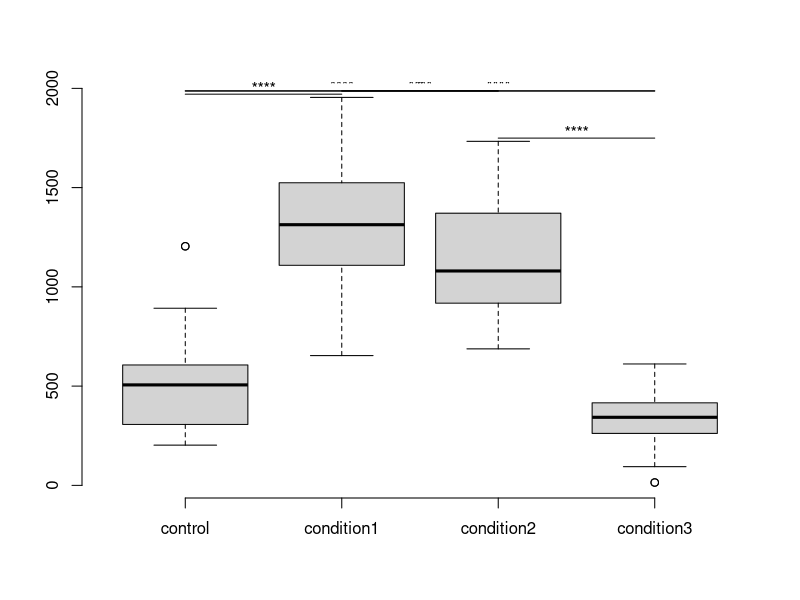

The R script that drew this image:
#Example usage of very basic R script to proform t tests and add significance bars to plots

data <- read.csv("data.csv") #read in data (example data is data.csv file)
boxplot(data, frame.plot = FALSE, xaxt = 'n') #plot data without boarders
axis(side=1,a=1:length(data),labels = colnames(data))

#uncomment next two lines to show individual values
#install.packages('beeswarm')
#library(beeswarm)
#beeswarm(data,add=T, corral = 'omit', pch = 20) 

# start function
Add_Labels <- function(data)
{
  #Make an empty dataframe to store the comparison and p-value from t.test
  comparison_df <- data.frame(matrix(ncol=3,nrow=0)); 
  colnames(comparison_df) <- c('condition1','condition2','pvalue') 
  
  # vector "H" stores the y value to put lines and text
  H <- vector()
  
  # for every value in data, t.test each other element in dataset. (Side note: t.test is used for simple functionality make sure the statistical test you use works for your dataset)
  for(i in 1:length(data))
  {
    for(j in 1:length(data))
    {
      condition1 <- names(data[i]); condition2 <- names(data[j])
      sig <- t.test(data[i],data[j])$p.value #getting p-value for each comparison 
      comparison_df <- rbind(comparison_df,c(condition1,condition2,sig)) #storing comparisons into dataframe
      
      if (i<j) #Used as a check to not make the same comparison twice
      {
        if (sig < 0.05) #only do calculations if the comparison is significant
        {
          #The following calculations determine a good y value to put the lines and text
          max <- max(data[i:j]) #get the max y needed to clear to not draw line through data
          movement_up <- max(data/40) # add a proportional distance above to clear highest point
          h <- (max+movement_up+(movement_up/3)) #h = the height or y value to start adding labels
          
          if(length(H) >= 1) #if bars have already been plotted
          {
            for(v in 1:length(H)) #go through the values that have been plotted
            {
              if (as.numeric(h) == as.numeric(H[v])) #if the value has been plotted before
              {
                h <- h + (movement_up/3) #change the height to be above the previously plotted line
                break #with a new height set leave this loop
              }
            }
          }
          #setting up parameter for lines to be plotted
          x <- i:j #make the lines go from the first datapoint to the second
          y <- rep((h-(movement_up)),(abs(i-j)+1)) #make y value have same number of points as x to be plotted with a slope of 0 at determined y value
          H <- append(H,h) # record the new height into the height vector to not overlap lines
        }
        
        #Check what the p-value was, if it has a given significance add the text to the graph at the correct point
        if(sig < 0.00005)
        {
          lines(x=x,y=y)     
          text(x=((i+j)/2), y=h, labels= "****" )
        }
        else if (sig < 0.0005)
        {
          lines(x=x,y=y)     
          text(x=((i+j)/2), y=h, labels= "***")
        }
        else if (sig < 0.005)
        {
          lines(x=x,y=y)     
          text(x=((i+j)/2), y=h, labels= "**")
        }
        else if (sig < 0.05)
        {
          lines(x=x,y=y)     
          text(x=((i+j)/2), y=h, labels= "*")
        }
      }
    }
  }

  return(comparison_df) #this will return the dataframe containing all the comparisons make with their respective p_values
}

Add_Labels(data) #Running the fuction
